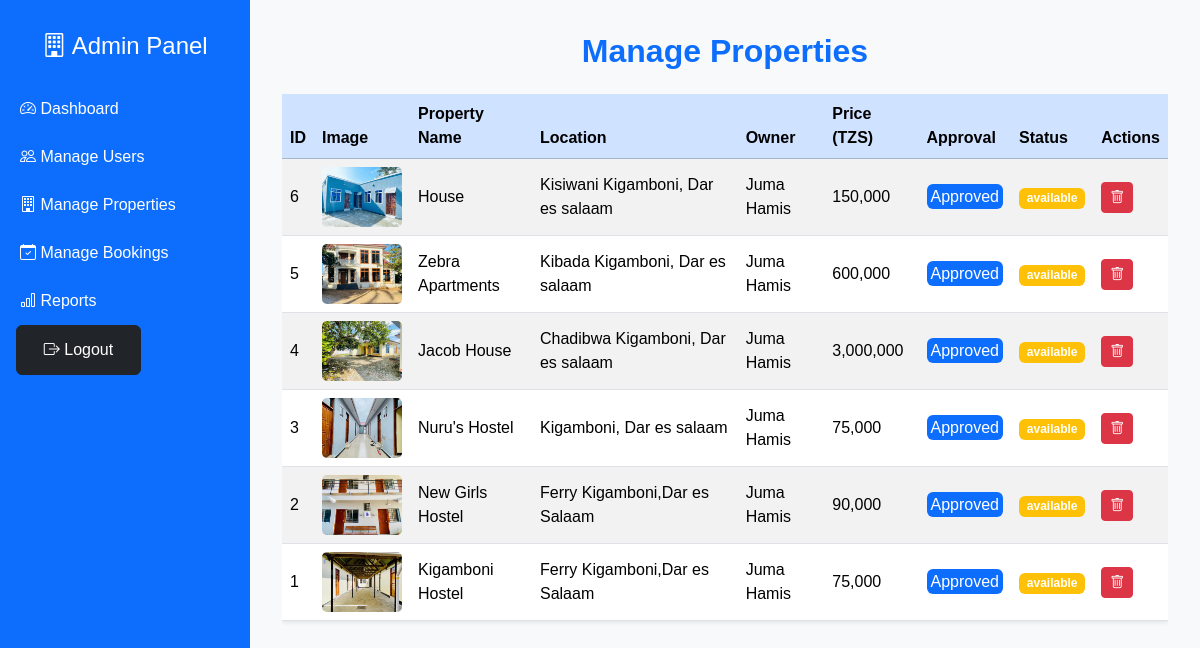
/Admin/manageProperties.php (signed in), run on the app's committed database.
### tables this page shows
CREATE TABLE `properties` (
  `Id` int(11) NOT NULL,
  `Owner_id` int(11) NOT NULL,
  `Names` varchar(100) NOT NULL,
  `Locations` varchar(100) NOT NULL,
  `Types` varchar(50) NOT NULL,
  `Price` decimal(10,2) NOT NULL,
  `Available_rooms` int(11) NOT NULL,
  `Amenities` text DEFAULT NULL,
  `Descriptions` varchar(255) DEFAULT NULL,
  `Statuses` varchar(20) DEFAULT 'available',
  `Created_at` timestamp NOT NULL DEFAULT current_timestamp(),
  `Image1` varchar(255) DEFAULT NULL,
  `Image2` varchar(255) DEFAULT NULL,
  `Image3` varchar(255) DEFAULT NULL,
  `Image4` varchar(255) DEFAULT NULL,
  `approval` varchar(60) NOT NULL DEFAULT 'Pending'
);

CREATE TABLE `Users` (
  `Userid` int(11) NOT NULL,
  `Firstname` varchar(50) NOT NULL,
  `Lastname` varchar(50) NOT NULL,
  `Email` varchar(255) NOT NULL,
  `PhoneNumber` varchar(30) NOT NULL,
  `Roles` enum('Student','House Owner','Admin') DEFAULT 'Student',
  `Pwd` varchar(255) NOT NULL,
  `Dateofregister` date NOT NULL DEFAULT curdate(),
  `Nation_Id` varchar(30) DEFAULT NULL,
  `Code` int(11) NOT NULL DEFAULT 0
);

### Admin/manageProperties.php (the view, shortened to what this page needs)
<?php
include '../db.php';
?>
<!DOCTYPE html>
<html lang="en">
<head>
  <link href="https://cdn.jsdelivr.net/npm/bootstrap@5.3.3/dist/css/bootstrap.min.css" rel="stylesheet">
  <link href="https://cdn.jsdelivr.net/npm/bootstrap-icons@1.11.1/font/bootstrap-icons.css" rel="stylesheet">
</head>
<body>
  <div class="sidebar">
    <h4 class="text-center mb-4"><i class="bi bi-building"></i> Admin Panel</h4>
    <a href="admin.php"><i class="bi bi-speedometer2"></i> Dashboard</a>
    <a href="manageUsers.php"><i class="bi bi-people"></i> Manage Users</a>
    <a href="#" class="bg-primary"><i class="bi bi-building"></i> Manage Properties</a>
    <a href="manageBooking.php"><i class="bi bi-calendar-check"></i> Manage Bookings</a>
    <a href="adminReports.php"><i class="bi bi-bar-chart"></i> Reports</a>
    <a href="../SignOut.php"  class="btn w-50  btn-dark mx-3"><i class="bi bi-box-arrow-right"></i> Logout</a>
  </div>
  <div class="main-content">
    <h2 class="fw-bold mb-4 text-primary text-center">Manage Properties</h2>
    <div class="table-responsive">
      <table class="table table-striped align-middle shadow-sm">
        <thead class="table-primary">
          <tr>
            <th>ID</th>
            <th>Image</th>
            <th>Property Name</th>
            <th>Location</th>
            <th>Owner</th>
            <th>Price (TZS)</th>
            <th>Approval</th>
            <th>Status</th>
            <th>Actions</th>
          </tr>
        </thead>
        <tbody>
          <?php
          $query = mysqli_query($conn, "SELECT p.*, u.Firstname, u.Lastname FROM properties p JOIN Users u ON p.owner_id = u.Userid ORDER BY p.created_at DESC");
          if (mysqli_num_rows($query) > 0) {
            while ($row = mysqli_fetch_assoc($query)) {
              echo "
              <tr>
                <td>{$row['Id']}</td>
                <td><img src='../images/{$row['Image1']}' class='property-img'></td>
                <td>{$row['Names']}</td>
                <td>{$row['Locations']}</td>
                <td>{$row['Firstname']} {$row['Lastname']}</td>
                <td>".number_format($row['Price'])."</td>
                <td><span class='bg-primary rounded text-white p-1'>{$row['approval']}</span></td><td>";?>
                <?php
                  $status = $row['Statuses'];
                  $badgeClass = match($status) {
                    'Confirmed' => 'bg-success',
                    'Cancelled' => 'bg-danger',
                    default => 'bg-warning text-white'
                  }
                ?>
                <span class="badge <?= $badgeClass ?>"><?= htmlspecialchars($status) ?></span></td>
                <td>
                  <a href='adminDeleteProperty.php?id=<?=$row['Id']?>' class='btn btn-sm btn-danger' onclick="return confirm('Are you sure you want to delete this property?')"><i class='bi bi-trash'></i></a>
                </td>
              </tr>
              <?php
            }
          } else {
            echo "<tr><td colspan='8' class='text-center text-muted'>No properties found</td></tr>";
          }
          ?>
        </tbody>
      </table>
    </div>
  </div>
</body>
</html>

### Admin/manageProperties.php (style rules this page uses)
body { font-family: 'Poppins', sans-serif; background-color: #f8f9fa; }
.sidebar { height: 100vh; background-color: #0d6efd; color: white; position: fixed; top: 0; left: 0; width: 250px; padding-top: 2rem; }
.sidebar a { color: white; display: block; padding: 12px 20px; text-decoration: none; }
.main-content { margin-left: 250px; padding: 2rem; }
.property-img { width: 80px; height: 60px; object-fit: cover; border-radius: 5px; }

### data on the page
properties: Id "6", Image1 (picture), Names "House", Locations "Kisiwani Kigamboni, Dar es salaam", Owner.Firstname "Juma", Owner.Lastname "Hamis", Price "150,000", approval "Approved", Statuses "available"
properties: Id "5", Image1 (picture), Names "Zebra Apartments", Locations "Kibada Kigamboni, Dar es salaam", Owner.Firstname "Juma", Owner.Lastname "Hamis", Price "600,000", approval "Approved", Statuses "available"
properties: Id "4", Image1 (picture), Names "Jacob House", Locations "Chadibwa Kigamboni, Dar es salaam", Owner.Firstname "Juma", Owner.Lastname "Hamis", Price "3,000,000", approval "Approved", Statuses "available"
properties: Id "3", Image1 (picture), Names "Nuru's Hostel", Locations "Kigamboni, Dar es salaam", Owner.Firstname "Juma", Owner.Lastname "Hamis", Price "75,000", approval "Approved", Statuses "available"
properties: Id "2", Image1 (picture), Names "New Girls Hostel", Locations "Ferry Kigamboni,Dar es Salaam", Owner.Firstname "Juma", Owner.Lastname "Hamis", Price "90,000", approval "Approved", Statuses "available"
properties: Id "1", Image1 (picture), Names "Kigamboni Hostel", Locations "Ferry Kigamboni,Dar es Salaam", Owner.Firstname "Juma", Owner.Lastname "Hamis", Price "75,000", approval "Approved", Statuses "available"
